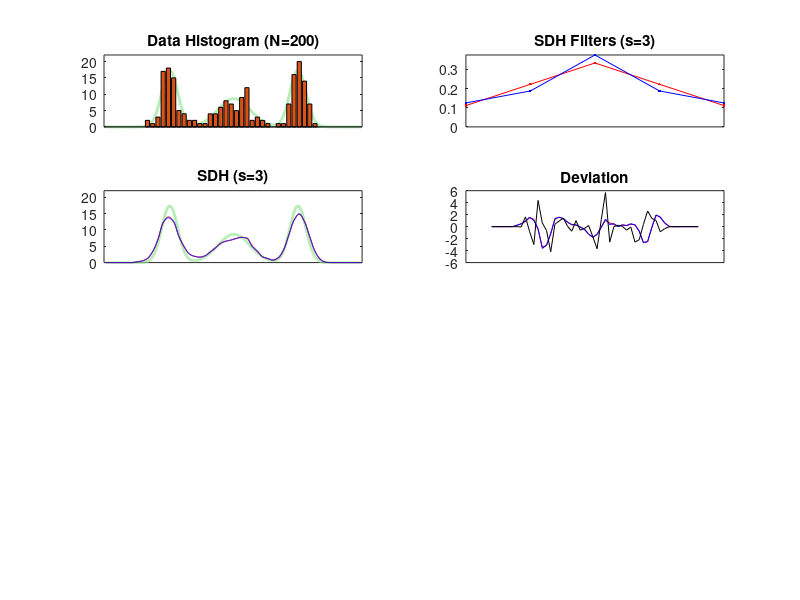

This figure's MATLAB source: (Note: this script raises an error after producing the figure.)
function sdh_demo2
% SDH_DEMO2 Analyze Data Histograms as Density Estimators, 
%           Examples: 1-dim

% elias 30/04/2002

fprintf('Histogramm ...');

f = figure;
set(f,'numbertitle','off');
set(f,'name','SDH Demo2');
X = 4; Y = 2; % subplots
FONTSIZE = 8;
HIGHRES = 50; % high resolution used to illustrate true pdf

S = 3; % sdh
N = 200; % data items
BINS = 50;
INTERP= 'cubic';
MIN = -8; MAX = 8; % min max x scale

c = linspace(MIN,MAX,BINS);
c_hr = linspace(MIN,MAX,HIGHRES*BINS);
bin_width = c(2)-c(1);
[p, p_hist, x] = pdf(c,N,bin_width);
[p_hr, p_hist_hr] = pdf(c_hr,N,bin_width);

bin_count = hist(x,c);

% data histogram
s = subplot(X,Y,1); set(s,'fontsize',FONTSIZE); 
plot(c_hr,p_hist_hr,'color',[0.6 .9 0.6],'linewidth',2); hold on;
bar(c,bin_count);
axis([MIN-0.1, MAX, 0, max(max(bin_count),max(p_hist_hr))*1.1]);
box on; h=title(['Data Histogram (N=',num2str(N),')']); set(s,'xtick',[]); set(h,'verticalalignment','middle');

fprintf('done.\n')

fprintf('Smoothed Histogramm ...');

% smoothed histogram
w1 = [1:S,S-1:-1:1]; w1 = w1./sum(w1); % ranking
w2 = 1./[S:-1:1,2:S]; w2 = w2./sum(w2); % 1/r

s = subplot(X,Y,2); set(s,'fontsize',FONTSIZE); % filters
plot(w1,'.-r'); hold on
plot(w2,'.-b');
axis([1, (S-1)*2+1, 0, max(max(w1),max(w2))]);
h=title(['SDH Filters (s=',num2str(S),')']); set(s,'xtick',[]); set(h,'verticalalignment','middle');

sdh1 = filter(w1,1,[bin_count,zeros(1,S-1)]);
sdh2 = filter(w2,1,[bin_count,zeros(1,S-1)]);

s = subplot(X,Y,3); set(s,'fontsize',FONTSIZE); % SDH
plot(c_hr,p_hist_hr,'color',[0.6 .9 0.6],'linewidth',2); hold on
plot(c_hr,interp1(c,sdh1(S:end),c_hr,INTERP),'r');
plot(c_hr,interp1(c,sdh2(S:end),c_hr,INTERP),'b');
axis([MIN-0.1, MAX, 0, max(max(bin_count),max(p_hist_hr))*1.1]);
box on; h=title(['SDH (s=',num2str(S),')']); set(s,'xtick',[]); set(h,'verticalalignment','middle');

s = subplot(X,Y,4); set(s,'fontsize',FONTSIZE); % deviation
plot(c, sdh1(S:end) - p_hist,'r'); hold on
plot(c, sdh2(S:end) - p_hist,'b');
plot(c, bin_count - p_hist,'k');
box on; h=title('Deviation'); set(s,'xtick',[]); set(h,'verticalalignment','middle');

fprintf('done.\n')

fprintf('GMM (estimate priors and variance with EM) ...');

% gaussian mixture, centers given, variance not.
% if nothing in bin, then this bin does not contribute to the mixture.

idx = find(bin_count>0); % remove zeros
bc2 = bin_count(idx);
c2 = c(idx);

[sigma pri] = sdh_gmm_init(x, c2);
err = [];
err(1) = sum(log(sdh_gmm_pdf(x, c2, sigma, pri)));

for i=1:14;
    [sigma pri] = sdh_gmm_em(x, c2, sigma, pri);
    err(i+1) = sum(log(sdh_gmm_pdf(x, c2, sigma, pri)));
end

s = subplot(X,Y,5); set(s,'fontsize',FONTSIZE)
plot(c_hr,p_hr,'color',[0.6 .9 0.6],'linewidth',2); hold on
plot(c_hr,sdh_gmm_pdf(c_hr', c2, sigma, pri)); 
axis([MIN-0.1, MAX, 0, 0.5]);
box on; h=title('GMM (estimate priors & \sigma)'); set(s,'xtick',[]);
set(h,'verticalalignment','middle');

s = subplot(X,Y,6); set(s,'fontsize',FONTSIZE); 
plot(err,'.-b')
box on; h=title('log-likelihood'); set(s,'xtick',[]);
set(h,'verticalalignment','middle');

fprintf('done.\n')

fprintf('GMM (estimate mu, priors and variance with EM) ...');

% train real GMM (estimate mu)
[sigma pri] = sdh_gmm_init(x, c2);
err=[];
err(1) = sum(log(sdh_gmm_pdf(x, c2, sigma, pri)));
num_par(1) = length(c2);
mu = c2; % fix GMM centers at bin centers
min_sigma = 0.01; % if sigma smaller than this, then drop center
for i=1:39;
    [mu sigma pri] = sdh_gmm_em_mu(x, mu, sigma, pri, min_sigma*i);
    err(i+1) = sum(log(sdh_gmm_pdf(x, mu, sigma, pri)));
    num_par(i+1) = length(mu);
end

s = subplot(X,Y,7); set(s,'fontsize',FONTSIZE);
plot(c_hr,p_hr,'color',[0.6 .9 0.6],'linewidth',2); hold on
plot(c_hr,sdh_gmm_pdf(c_hr', mu, sigma, pri)); 
axis([MIN-0.1, MAX, 0, 0.5]);
h=title('GMM (estimate \mu, priors & \sigma)'); set(s,'xtick',[]);
set(h,'verticalalignment','middle');

s = subplot(X,Y,8); set(s,'fontsize',FONTSIZE)
[ax,h1,h2] = plotyy(1:length(err),err,1:length(err),num_par);
set(ax(2),'ycolor','r'); set(h2,'color','r'); set(h2,'marker','.')
set(h1,'marker','.')
s = subplot(ax(1)); set(s,'xtick',[]); ylabel('log-likelihood')
s = subplot(ax(2)); set(s,'xtick',[]); ylabel('centers')
set(ax(2),'fontsize',FONTSIZE); set(ax(1),'fontsize',FONTSIZE)
h=title(['\sigma_{min}=',num2str(min_sigma)]); set(s,'xtick',[]);
set(h,'verticalalignment','middle');

fprintf('done.\n')

function [p, p_hist, x] = pdf(c,N,bin_width)
if 0,
    %% simple data: 1-dim norm pdf
    p = normpdf(c,0,1);
    p_hist = p/p(end/2)*(normcdf(bin_width/2,0,1)-normcdf(-bin_width/2,0,1))*N;
    x = randn(N,1);
else
    %% simple data: 1-dim 3 x norm pdf
    % 3 peeks:
    N = 3*round(N/3);
    x = zeros(N,1);
    x(1:round(N/3)) = x(1:round(N/3))+randn(round(N/3),1)/2-4;
    x(round(N/3)+1:round(2*N/3)) = x(round(N/3)+1:round(2*N/3))+randn(round(N/3),1);
    x(round(2*N/3)+1:N) = x(round(2*N/3)+1:N)+randn(round(N/3),1)/2+4;
    
    p = (normpdf(c,-4,0.5)+normpdf(c,0,1)+normpdf(c,4,0.5))/3;
    
    a = -bin_width/2;
    b = +bin_width/2;
    c = ...
        (normcdf(b,-4,0.5)+normcdf(b,0,1)+normcdf(b,4,0.5))/3- ...
        (normcdf(a,-4,0.5)+normcdf(a,0,1)+normcdf(a,4,0.5))/3;

    p_hist = p/p(end/2)*N*c;
end